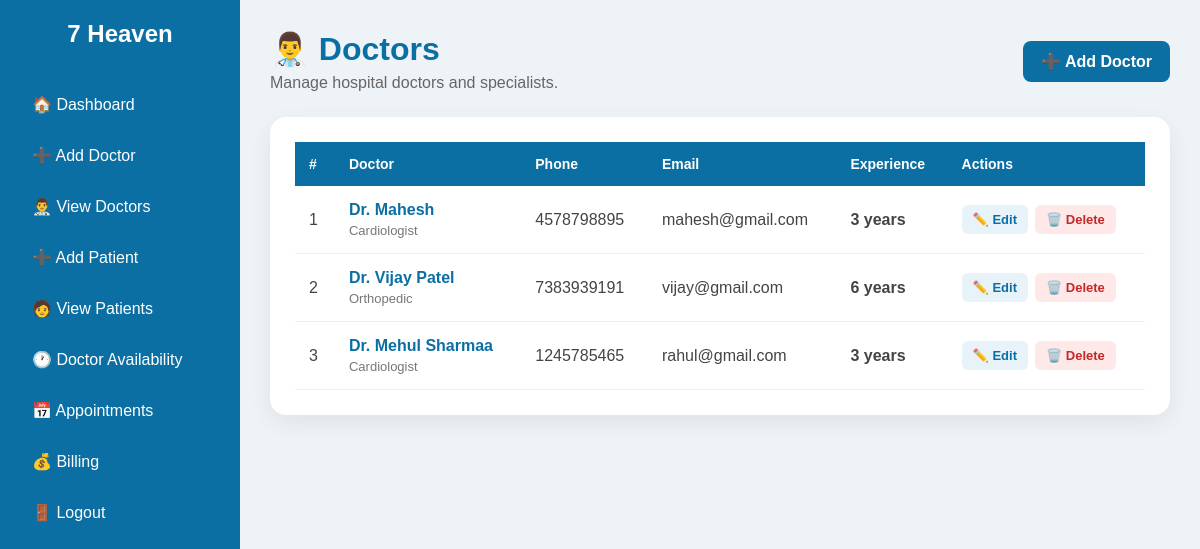
The page /admin/view_doctors.php (signed in) on the database its author committed.
### tables this page shows
CREATE TABLE `doctors` (
  `id` int(11) NOT NULL,
  `fullname` varchar(100) NOT NULL,
  `specialization` varchar(100) NOT NULL,
  `phone` varchar(15) NOT NULL,
  `email` varchar(100) NOT NULL,
  `experience` int(11) NOT NULL,
  `created_at` timestamp NOT NULL DEFAULT current_timestamp()
);

### admin/view_doctors.php (the view, shortened to what this page needs)
<?php
include("../config.php");
$result = mysqli_query(
    $conn,
    "SELECT * FROM doctors ORDER BY id DESC"
);
?>
<!DOCTYPE html>
<html lang="en">
<head>
<link rel="stylesheet"
      href="../css/dashboard.css">
</head>
<body>
<div class="container">
<?php include("sidebar.php"); ?>
<div class="content">
<div class="doctor-page">
<div class="page-header">
<div>
<h1>
👨‍⚕️ Doctors
</h1>
<p>
Manage hospital doctors and specialists.
</p>
</div>
<a
href="doctors.php"
class="add-btn">
➕ Add Doctor
</a>
</div>
<div class="table-card">
<?php
if (mysqli_num_rows($result) > 0) {
?>
<table class="doctor-table">
<thead>
<tr>
<th>#</th>
<th>Doctor</th>
<th>Phone</th>
<th>Email</th>
<th>Experience</th>
<th>Actions</th>
</tr>
</thead>
<tbody>
<?php
$count = 1;
while ($doctor = mysqli_fetch_assoc($result)) {
?>
<tr>
<td>
<?php echo $count++; ?>
</td>
<td>
<div class="doctor-name">
Dr.
<?php
echo htmlspecialchars(
    $doctor['fullname']
);
?>
</div>
<span class="specialization">
<?php
echo htmlspecialchars(
    $doctor['specialization']
);
?>
</span>
</td>
<td>
<?php
echo htmlspecialchars(
    $doctor['phone']
);
?>
</td>
<td>
<?php
echo htmlspecialchars(
    $doctor['email']
);
?>
</td>
<td>
<span class="experience">
<?php
echo htmlspecialchars(
    $doctor['experience']
);
?>
 years
</span>
</td>
<td>
<div class="actions">
<a
href="edit_doctor.php?id=<?php echo $doctor['id']; ?>"
class="edit-btn">
✏️ Edit
</a>
<a
href="delete_doctor.php?id=<?php echo $doctor['id']; ?>"
class="delete-btn"
onclick="return confirm(
'Are you sure you want to delete this doctor?'
);">
🗑️ Delete
</a>
</div>
</td>
</tr>
<?php
}
?>
</tbody>
</table>
<?php
}
?>
</div>
</div>
</div>
</div>
</body>
</html>

### css/dashboard.css (style rules this page uses)
* { margin:0; padding:0; box-sizing:border-box; font-family:Arial, Helvetica, sans-serif; }
body { background:#eef3f8; }
.container { display:flex; min-height:100vh; }
.content { flex:1; margin-left:240px; padding:30px; }

### admin/view_doctors.php (style rules this page uses)
.doctor-page { width: 100%; }
.page-header { display: flex; justify-content: space-between; align-items: center; margin-bottom: 25px; gap: 15px; flex-wrap: wrap; }
.page-header h1 { color: #0b6fa4; margin-bottom: 6px; }
.page-header p { color: #666; margin: 0; }
.add-btn { text-decoration: none; background: #0b6fa4; color: white; padding: 11px 18px; border-radius: 8px; font-weight: 600; }
.table-card { background: white; padding: 25px; border-radius: 16px; box-shadow: 0 8px 25px rgba(0,0,0,0.07); overflow-x: auto; }
.doctor-table { width: 100%; min-width: 850px; border-collapse: collapse; }
.doctor-table th { background: #0b6fa4; color: white; padding: 14px; text-align: left; font-size: 14px; }
.doctor-table td { padding: 15px 14px; border-bottom: 1px solid #edf0f2; color: #444; }
.doctor-name { font-weight: 700; color: #0b6fa4; }
.specialization { color: #777; font-size: 13px; margin-top: 4px; display: block; }
.experience { font-weight: 600; }
.actions { display: flex; gap: 7px; }
.edit-btn, .delete-btn { text-decoration: none; padding: 7px 11px; border-radius: 6px; font-size: 13px; font-weight: 600; }
.edit-btn { background: #e8f3f9; color: #0b6fa4; }
.delete-btn { background: #ffe8e8; color: #c62828; }

### rows shown on the page
doctors: fullname "Mahesh", specialization "Cardiologist", phone "4578798895", email "mahesh@gmail.com", experience "3"
doctors: fullname "Vijay Patel", specialization "Orthopedic", phone "7383939191", email "vijay@gmail.com", experience "6"
doctors: fullname "Mehul Sharmaa", specialization "Cardiologist", phone "1245785465", email "rahul@gmail.com", experience "3"
